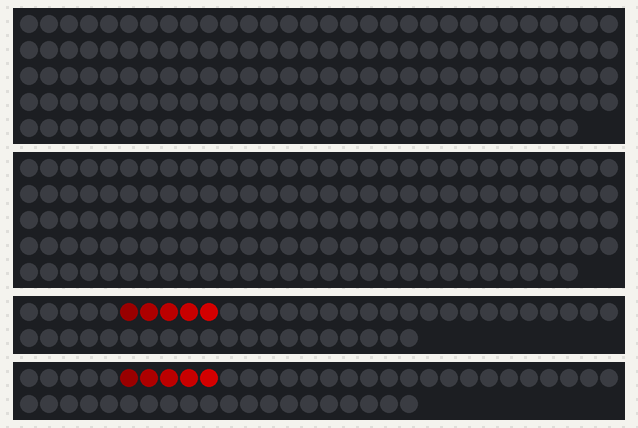
This sketch was run on a simulated Arduino Uno, built with avr-gcc and run on an emulated ATmega328P. Shown: 2 × 148 RGB LEDs in strip order, left to right, continuing on the next row, 2 × 50 RGB LEDs in strip order, left to right, continuing on the next row. Dim RGB values are drawn brighter than linear.

Above: at 0.66 s.
At 1.3 s:
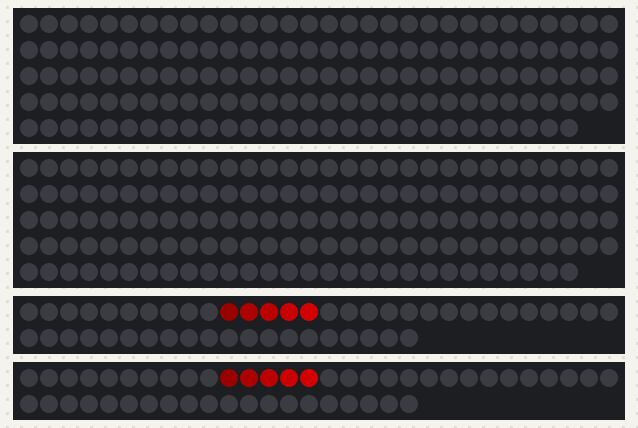
At 2.06 s:
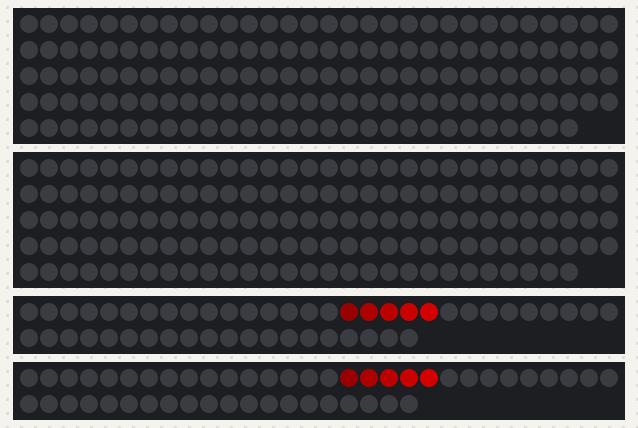
At 3.58 s:
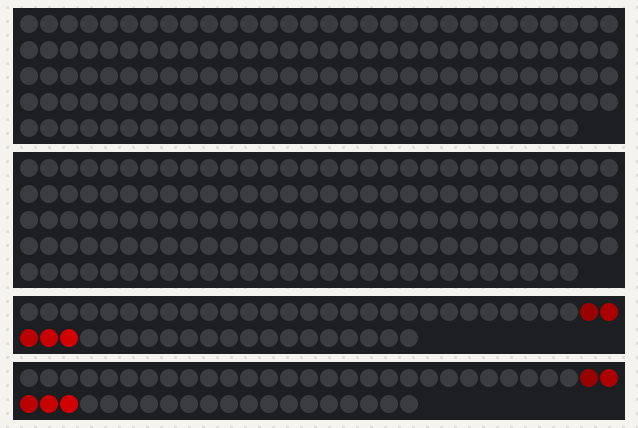
At 4.98 s:
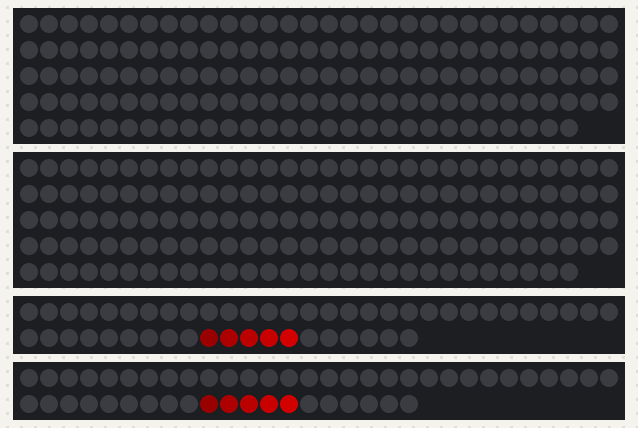
At 6.41 s:
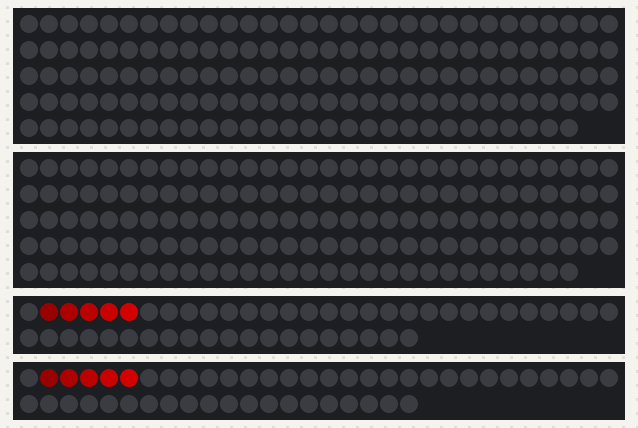

The sketch:

Xmas.ino
```cpp
  #include <FastLED.h>
  #define LED1_PIN     3
  #define LED2_PIN    9
  #define FAIRY1_PIN   5
  #define FAIRY2_PIN   6

  #define NUM_LEDS    148
  #define NUM_FAIRY   50

  CRGB leds1[NUM_LEDS];
  CRGB leds2[NUM_LEDS];
  CRGB fairy1[NUM_FAIRY];
  CRGB fairy2[NUM_FAIRY];

  int f;
  int l;
  int fup;
  int lup;

  void setup() {
      FastLED.addLeds<WS2812, LED1_PIN, GRB>(leds1, NUM_LEDS);
      FastLED.addLeds<WS2812, LED2_PIN, GRB>(leds2, NUM_LEDS);
      FastLED.addLeds<WS2811, FAIRY1_PIN, RGB>(fairy1, NUM_FAIRY);
      FastLED.addLeds<WS2811, FAIRY2_PIN, RGB>(fairy2, NUM_FAIRY);
      l=0;
      lup=1;
      f=0;
      fup=1;
  }

  void loop() {
        for(int dot = 0; dot < NUM_FAIRY; dot++) {
	    for (int i = 0; i  <=5 ; i++ ) {
		int idx = dot + i;
		if (idx >= NUM_FAIRY ) {
		 	idx = i;
		}
            	fairy1[idx].r = i * 25;
            	fairy2[idx].r = i * 25;

            	FastLED.show();
            // clear this led for the next time around the loop
	    }
            delay(30);
        }
  }
```

Measured:
- by itself, everything shown: repeats every 6.3 s, in 49 steps
